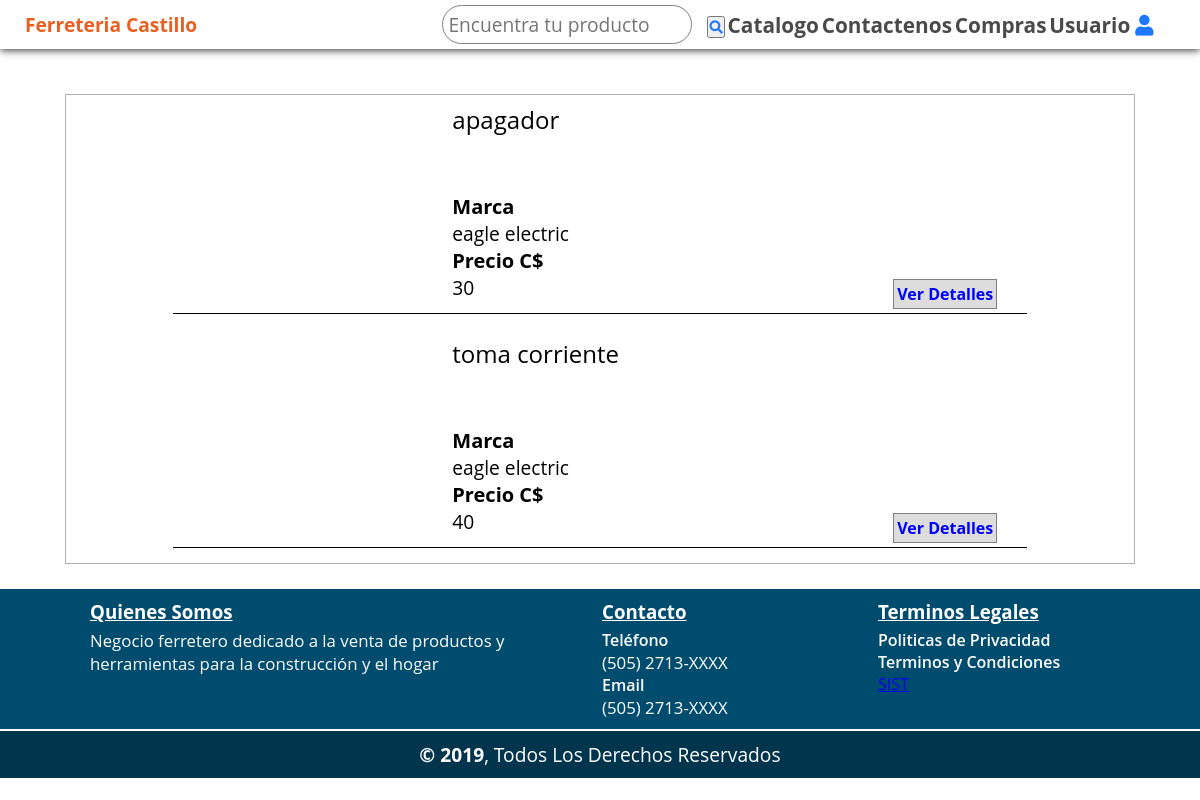
Before: /?c=productos&buscar=material_electrico with the older database file.
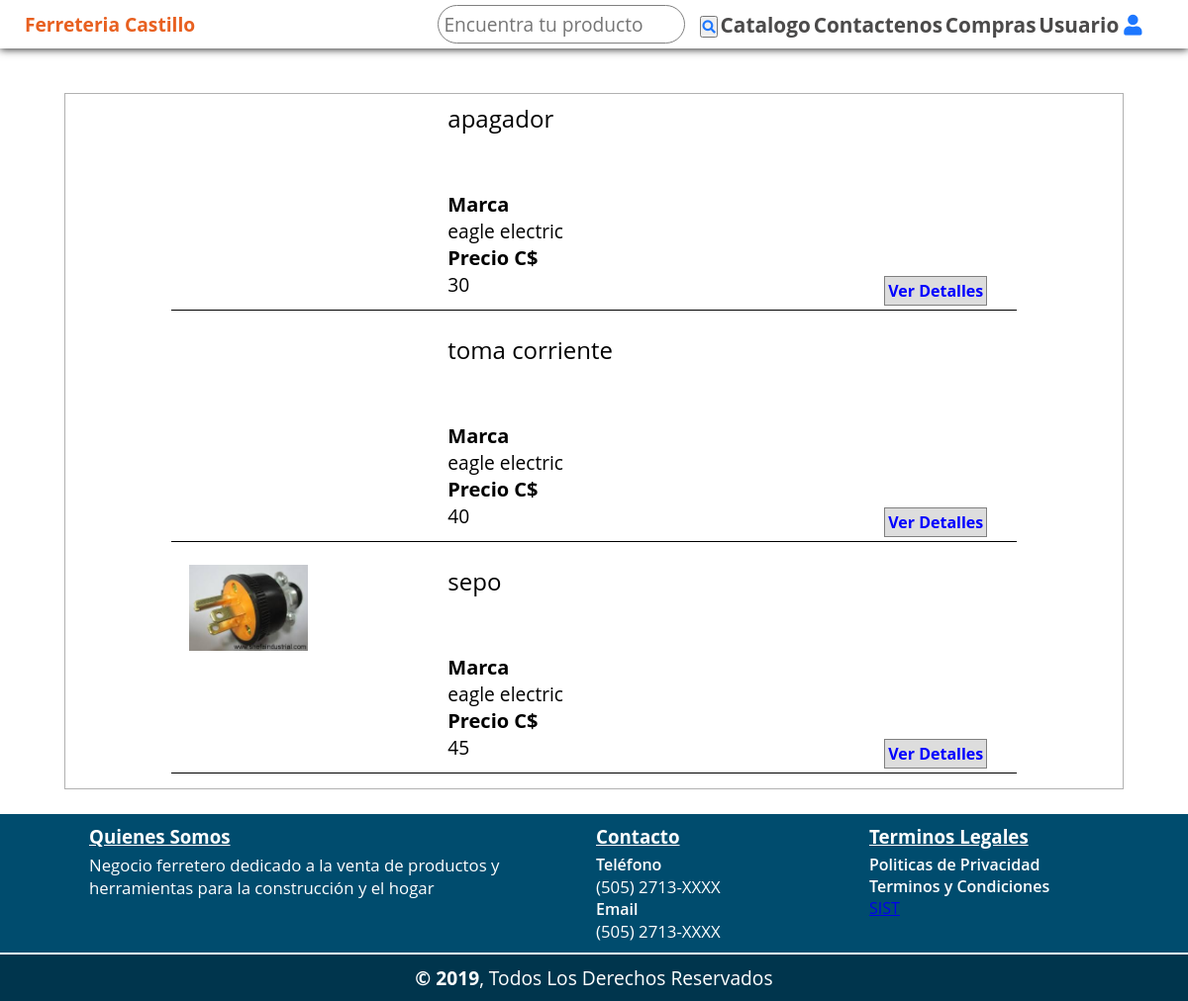
After: the same page with the newer database file.
### tables this page shows
CREATE TABLE `producto`  (
  `idProducto` int(255) NOT NULL AUTO_INCREMENT,
  `nombre` varchar(30) NULL DEFAULT NULL,
  `marca` int(30) NULL DEFAULT NULL,
  `precio` double(255, 0) NULL DEFAULT NULL,
  `nombre_imagen` varchar(255) NULL DEFAULT NULL,
  `ruta_imagen` varchar(255) NULL DEFAULT NULL,
  `categoria` int(255) NULL DEFAULT NULL,
  PRIMARY KEY (`idProducto`) USING BTREE,
  INDEX `idProducto`(`idProducto`) USING BTREE,
  INDEX `fk01_producto`(`marca`) USING BTREE,
  INDEX `fk02_producto`(`categoria`) USING BTREE,
  CONSTRAINT `fk02_producto` FOREIGN KEY (`categoria`) REFERENCES `categoria` (`idcategoria`) ON DELETE RESTRICT ON UPDATE RESTRICT,
  CONSTRAINT `fk01_producto` FOREIGN KEY (`marca`) REFERENCES `marca` (`idmarca`) ON DELETE RESTRICT ON UPDATE RESTRICT
);

CREATE TABLE `marca`  (
  `idmarca` int(255) NOT NULL AUTO_INCREMENT,
  `nombre` varchar(30) NULL DEFAULT NULL,
  INDEX `idmarca`(`idmarca`) USING BTREE
);

### controllers/productos.controler.php (called while the page is built, shortened)
<?php
    class ProductosController{
        public function Index(){
            require_once 'views/cliente/layouts/dhead.php';
            require_once 'views/cliente/layouts/header.php';
            require_once 'views/cliente/producto/listaproductos.php';
            require_once 'views/cliente/layouts/footer.php';
        }
    }
?>

### config/conexion.php (called while the page is built)
<?php
	class Conexion{
		public static function startup(){
			$pdo = new PDO('mysql:host=localhost;dbname=ferreteria_castillo;charset=utf8', 'root', 'Myroot');
			$pdo->setAttribute(PDO::ATTR_ERRMODE, PDO::ERRMODE_EXCEPTION);
			return $pdo;
		}
	}
?>

### models/producto.php (called while the page is built, shortened)
<?php
	require_once dirname(__FILE__,2)."./Config/conexion.php";
	class Producto{
		private $pdo;
		public function __CONSTRUCT()
	    {
            try
            {
                $this->pdo = Conexion::StartUp();
            }
            catch(Exception $e)
            {
                die($e->getMessage());
            }
	    }
		public function Buscar($buscador)
		{
			try
			{
                $sql= "CALL buscador( ? )";
                $stm = $this->pdo->prepare($sql);
                $stm->bindParam(1,$buscador,PDO::PARAM_STR);
				$stm->execute();
				return $stm->fetchAll(PDO::FETCH_OBJ);
			} catch (Exception $e)
			{
				die($e->getMessage());
			}
		}
	}
?>

### views/cliente/producto/listaproductos.php (the view, shortened to what this page needs)
<?php
    require_once './models/producto.php';
    $categoria=$_REQUEST['buscar'];
    $producto = new Producto();
    $productos = $producto->Buscar($categoria);
?>
    <div class="container_productos">
    <div class="lista">
        <?php
            if(!$productos){
             echo '<span>No se encontraron datos<span>';
            }else{
            foreach($productos as $colum):
        ?>
        <div class="item_lista">
            <div class="columna1">
                <div class="imagen">
                    <a href="?c=productos&a=Index2&verprod=<?php echo $colum->idproducto;?>">
                        <img src="<?php echo $colum->ruta_imagen; ?>" alt="">
                    </a>
                </div>
            </div>
            <div class="columna2">
                <div class="nombre">
                    <a href="?c=productos&a=Index2&verprod=<?php echo $colum->idproducto;?>"><span><?php echo $colum->nombre; ?></span></a>
                </div>
                <div class="descripcion">
                    <span>Marca</span><p><?php echo $colum->marca; ?></p>
                    <span>Precio C$</span><p> <?php echo $colum->precio; ?></p>
                </div>
                <div class="ver">
                    <a href="?c=productos&a=Index2&verprod=<?php echo $colum->idproducto;?>" class="boton">
                        Ver Detalles
                    </a>
                </div>
            </div>
        </div>
        <?php
            endforeach;
        }
        ?>
    </div>
</div>

Changed rows visible on the page:
added producto: ruta_imagen (picture), nombre "sepo", marca.nombre "eagle electric", precio "45"
